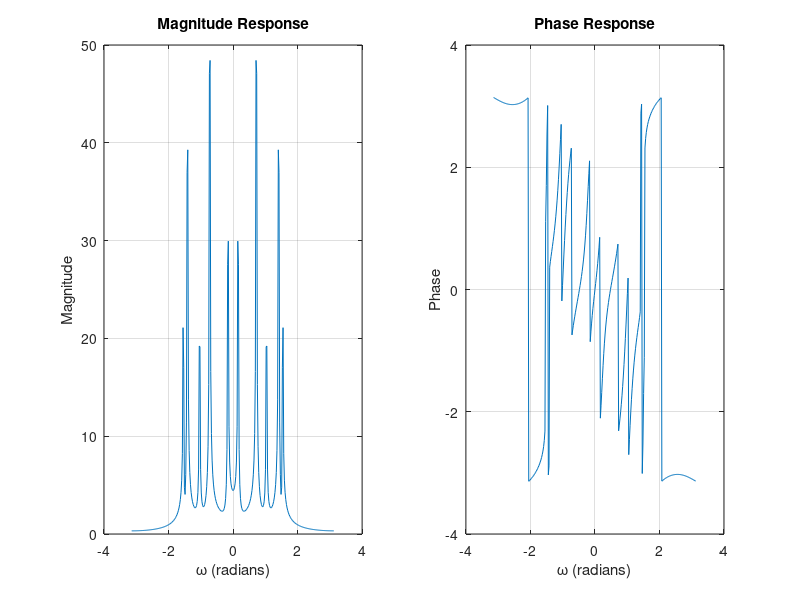
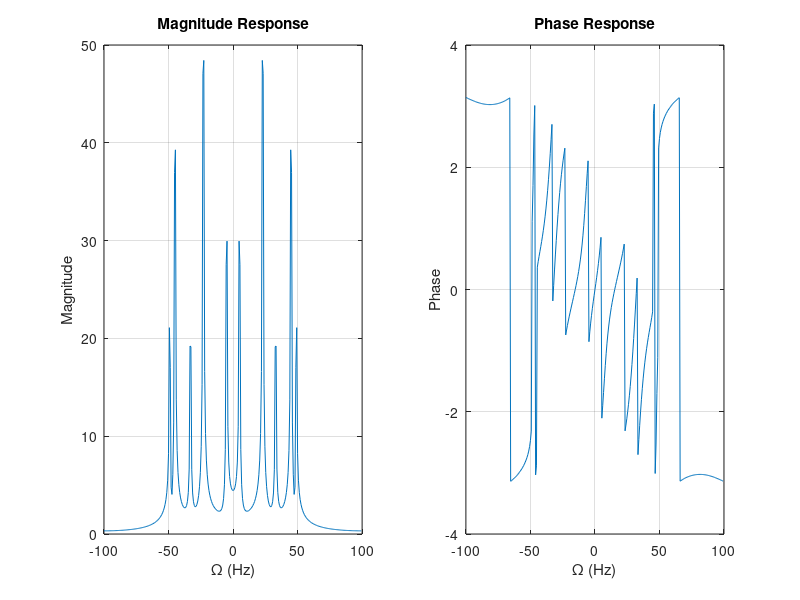

Source code (MATLAB) for these figures, in order:
clear all
close all
clc

load('signal.mat');
X = fft(x);
N = length(x);

X_shift = fftshift(X);
omega = fftshift((0 : N - 1) / N * 2 * pi);
omega(1 : N/2) = omega(1 : N/2) - 2 * pi;

figure(1);

subplot(1,2,1);
plot(omega,abs(X_shift));
xlabel('\omega (radians)');
ylabel('Magnitude');
title('Magnitude Response');
grid on;

subplot(1,2,2);
plot(omega,angle(X_shift));
xlabel('\omega (radians)');
ylabel('Phase');
title('Phase Response');
grid on;

f_s = 200;
Omega = omega * f_s / (2 * pi);

figure(2);

subplot(1,2,1);
plot(Omega,abs(X_shift));
xlabel('\Omega (Hz)');
ylabel('Magnitude');
title('Magnitude Response');
grid on;

subplot(1,2,2);
plot(Omega,angle(X_shift));
xlabel('\Omega (Hz)');
ylabel('Phase');
title('Phase Response');
grid on;

